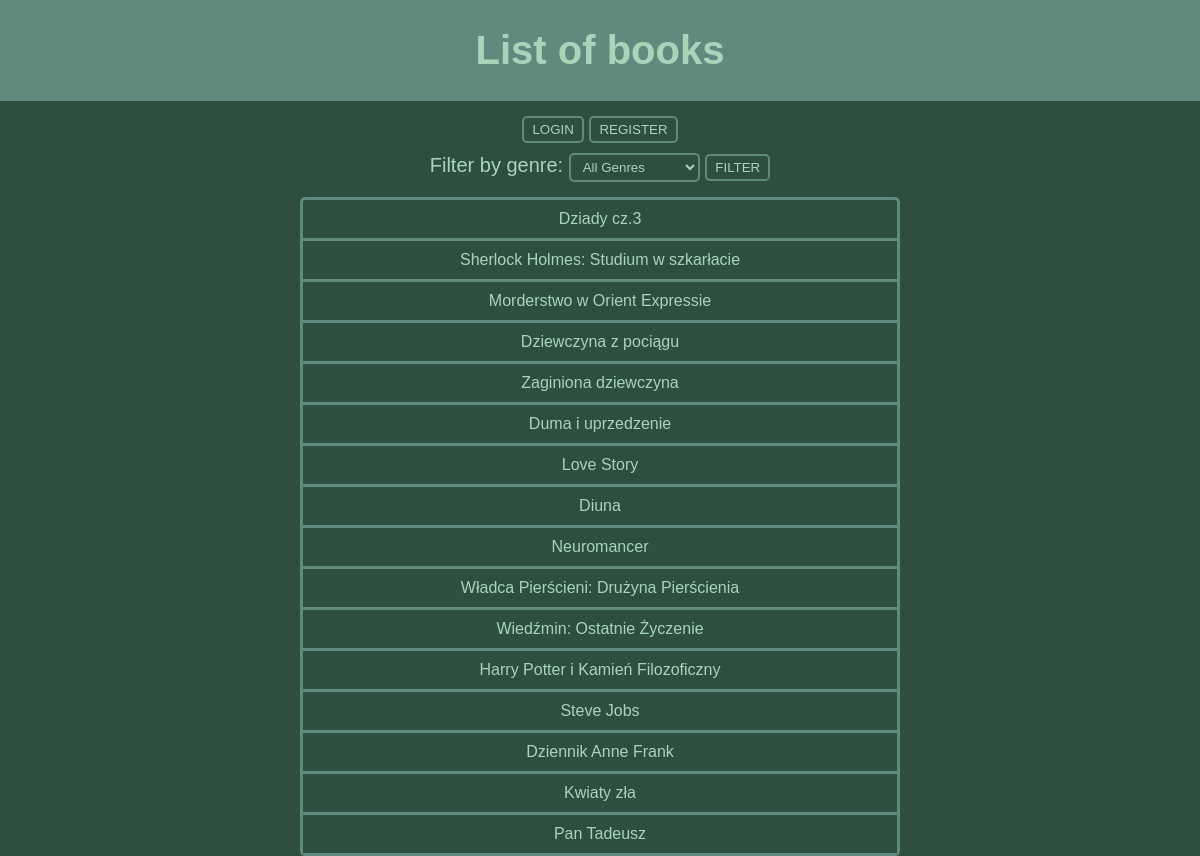
The page /books/ on the database its author committed.
### reviews/models.py (models this page shows, shortened)
class Book(models.Model):
    GENRE_CHOICES = [
        ('mystery', 'Mystery'),
        ('thriller', 'Thriller'),
        ('romance', 'Romance'),
        ('science_fiction', 'Science Fiction'),
        ('fantasy', 'Fantasy'),
        ('biography', 'Biography'),
        ('history', 'History'),
        ('poetry', 'Poetry')
    ]
    title = models.CharField(max_length=255)
    author = models.CharField(max_length=255)
    genre = models.CharField(max_length=50, choices=GENRE_CHOICES)
    description = models.TextField()
    pub_date = models.DateField("published_date")

### reviews/views.py (the view)
# urls.py: path("books/", views.BookListView.as_view(), name="book_list"),
class BookListView(generic.ListView):
    model = Book
    template_name = "reviews/books.html"
    context_object_name = "books"
    def get_queryset(self):
        queryset = super().get_queryset()
        genre = self.request.GET.get('genre')
        if genre:
            queryset = queryset.filter(genre=genre)
        return queryset
    def get_context_data(self, **kwargs):
        context = super().get_context_data(**kwargs)
        context['genre_choices'] = Book.GENRE_CHOICES
        return context

### reviews/templates/reviews/books.html (shortened to what this page needs)
<!DOCTYPE html>
<html lang="en">
<head>
    {% load static %}
    <link rel="stylesheet" href="{% static 'reviews/style.css' %}">
</head>
<body>
    <header>
        <h1>List of books</h1>
    </header>
    <nav>
        {% if user.is_authenticated %}
            <h4>Welcome, {{ user.username }}!
            <form action="{% url 'logout' %}" method="post" style="display: inline;">
                {% csrf_token %}
                <button type="submit">Logout</button>
            </form></h4>
        {% else %}
            <a href="{% url 'login' %}"><button>Login</button></a>
            <a href="{% url 'register' %}"><button>Register</button></a><br>
        {% endif %}
        <form method="GET" action="{% url 'book_list' %}" style="margin-top: 10px;">
            <label for="genre">Filter by genre:</label>
            <select name="genre" id="genre">
                <option value="">All Genres</option>
            </select>
            <button type="submit">Filter</button>
        </form>
    </nav>
    <main class="l">
        {% if books %}
            {% for book in books %}
                <a href="{% url 'book_detail' book.pk %}"><div class="book">{{ book.title }}</div></a>
            {% endfor %}
        {% else %}
            <p>No books in database</p>
        {% endif %}
    </main>
</body>
</html>

### reviews/static/reviews/style.css (style rules this page uses)
body { background-color: #2E4E3F; color: #A8D5BA; font-family: Arial, sans-serif; padding: 0; margin: 0; }
header { text-align: center; font-size: 20px; background-color: #5E8B7E; padding: 1px; margin-bottom: 15px; }
nav { text-align: center; margin-bottom: 15px; font-size: 20px; }
main { border: 3px solid #5E8B7E; padding-bottom: 10px; border-radius: 5px; margin-left: 25%; margin-right: 25%; text-align: center; }
button { background-color: #2E4E3F; color: #A8D5BA; border: 2px solid #5E8B7E; padding: 4px 8px; border-radius: 5px; cursor: pointer; transition: background-color 0.3s, color 0.3s; text-transform: uppercase; }
select { background-color: #2E4E3F; color:#A8D5BA; border: 2px solid #5E8B7E; padding: 4px 8px; border-radius: 5px; }
a { color: #A8D5BA; text-decoration: none; }
.book { padding: 10px; border-bottom: 3px solid #5E8B7E; }
.l { border-bottom: 0; padding-bottom: 0; }

### rows shown on the page
Book: title "Dziady cz.3"
Book: title "Sherlock Holmes: Studium w szkarłacie"
Book: title "Morderstwo w Orient Expressie"
Book: title "Dziewczyna z pociągu"
Book: title "Zaginiona dziewczyna"
Book: title "Duma i uprzedzenie"
Book: title "Love Story"
Book: title "Diuna"
Book: title "Neuromancer"
Book: title "Władca Pierścieni: Drużyna Pierścienia"
Book: title "Wiedźmin: Ostatnie Życzenie"
Book: title "Harry Potter i Kamień Filozoficzny"
Book: title "Steve Jobs"
Book: title "Dziennik Anne Frank"
Book: title "Kwiaty zła"
Book: title "Pan Tadeusz"
